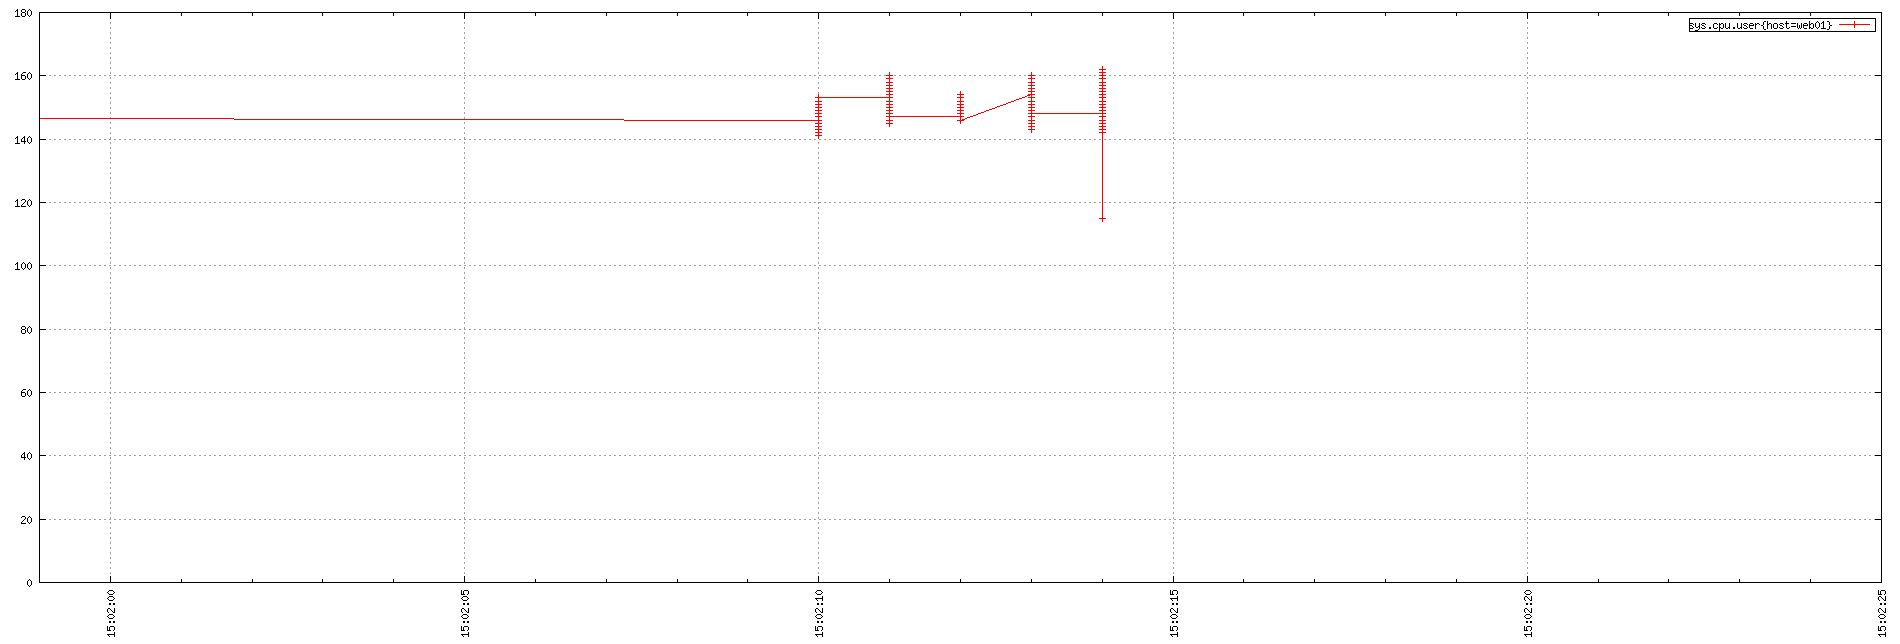

Generate this figure with gnuplot:
set term png small size 1900,644
set xdata time
set timefmt "%s"
if (GPVAL_VERSION < 4.6) set xtics rotate; else set xtics rotate right
set output "${TMPDIR-'tmp'}/tsd/986077fd.png"
set xrange ["1673881319":"1673881345"]
set format x "%H:%M:%S"
set grid
set style data linespoint
set key right box
set yrange [0:]
plot  "${TMPDIR-'tmp'}/tsd/986077fd_0.dat" using 1:2 title "sys.cpu.user{host=web01}"
